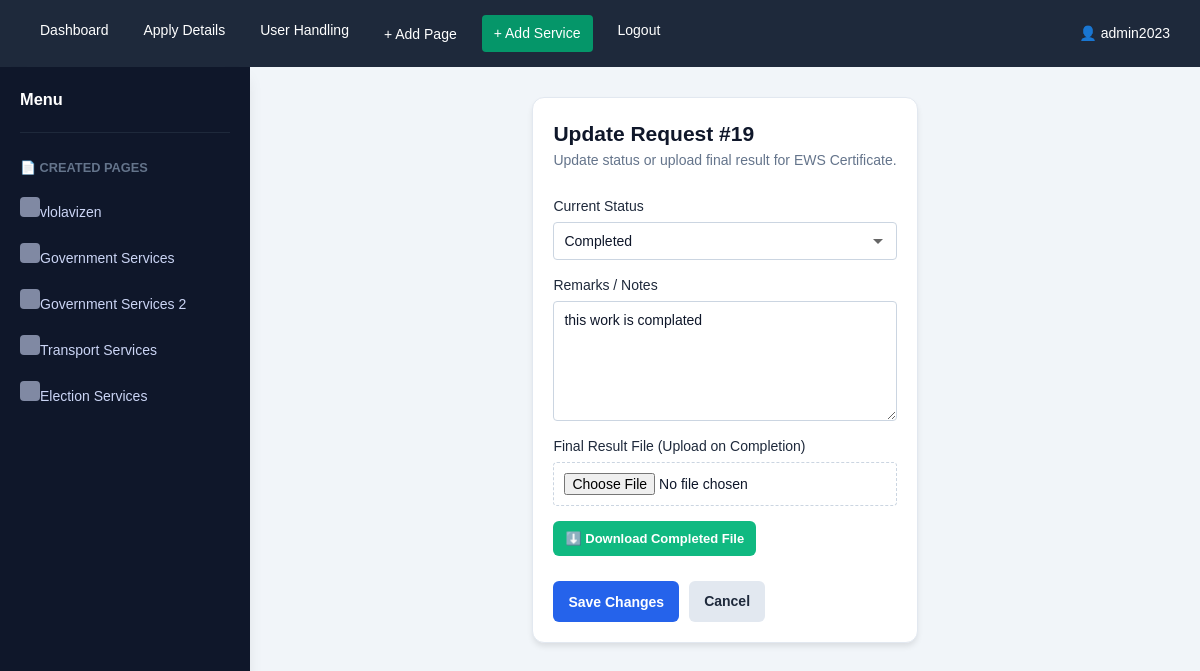
The page /adminsite/update-status/19/ (signed in) on the database its author committed.
### services/models.py (models this page shows, shortened)
class User(AbstractUser):
    ROLE_CHOICES = [
        ('ADMIN', 'Admin'),
        ('AGENT1', 'Agent1'),
        ('AGENT2', 'Agent2'),
        ('USER', 'User'),
    ]
    role = models.CharField(max_length=10, choices=ROLE_CHOICES, default='USER')
    mobile = models.CharField(max_length=15, blank=True, null=True)

class Page(models.Model):
    title = models.CharField(max_length=100)
    description = models.TextField()
    created_at = models.DateTimeField(auto_now_add=True)

class ServiceRequest(models.Model):
    STATUS_CHOICES = [
        ('Pending', 'Pending'),
        ('Under Review', 'Under Review'),
        ('In Progress', 'In Progress'),
        ('Approved', 'Approved'),
        ('Rejected', 'Rejected'),
        ('Completed', 'Completed'),
    ]
    user = models.ForeignKey(User, on_delete=models.CASCADE)
    service = models.ForeignKey(Service, on_delete=models.CASCADE)
    full_name = models.CharField(max_length=100, blank=True)
    dob = models.DateField(null=True, blank=True)
    email = models.EmailField(blank=True)
    address = models.TextField(blank=True)
    mobile = models.CharField(max_length=15, blank=True)
    aadhaar_number = models.CharField(max_length=12, blank=True)
    photo = models.FileField(upload_to='requests/photos/', null=True, blank=True)
    aadhaar_card = models.FileField(upload_to='requests/aadhaar/', null=True, blank=True)
    pan_card = models.FileField(upload_to='requests/pan/', null=True, blank=True)
    signature = models.FileField(upload_to='requests/signatures/', null=True, blank=True)
    address_proof = models.FileField(upload_to='requests/address_proof/', null=True, blank=True)
    dynamic_documents = models.JSONField(default=dict, blank=True)
    description = models.TextField(blank=True)
    completed_file = models.FileField(upload_to='requests/completed/', null=True, blank=True)
    status = models.CharField(max_length=20, choices=STATUS_CHOICES, default='Pending')
    assigned_to = models.ForeignKey(User, on_delete=models.SET_NULL, null=True, blank=True, related_name='assigned_requests')
    created_at = models.DateTimeField(auto_now_add=True)
    remarks = models.TextField(blank=True)

class Service(models.Model):
    name = models.CharField(max_length=100)
    description = models.TextField()
    charges = models.DecimalField(max_digits=10, decimal_places=2, default=0.00, help_text="Service charges amount")
    documents_required = models.TextField(blank=True, help_text="List of required documents")
    tutorial_link = models.URLField(blank=True, help_text="YouTube or tutorial video link")
    apply_link = models.URLField(blank=True, help_text="Link to apply for this service")
    page = models.ForeignKey('Page', on_delete=models.SET_NULL, null=True, blank=True, related_name='services', help_text="Assign to a specific page")
    created_at = models.DateTimeField(auto_now_add=True)

### services/views.py (the view, shortened to what this page needs)
# urls.py: path('adminsite/update-status/<int:request_id>/', views.update_request_status, name='update_request_status'),
@login_required
@role_required(['ADMIN', 'AGENT1'])
def update_request_status(request, request_id):
    service_request = get_object_or_404(ServiceRequest, id=request_id)
    pages = Page.objects.all()
    return render(request, 'admin-site/update_request.html', {
        'req': service_request,
        'pages': pages
    })

### services/context_processors.py (called while the page is built)
def admin_pages(request):
    if request.path.startswith('/adminsite/'):
        return {'pages': Page.objects.all()}
    return {'pages': []}

### services/views.py (called while the page is built, shortened)
def role_required(allowed_roles):
    def decorator(view_func):
        @wraps(view_func)
        def _wrapped_view(request, *args, **kwargs):
            if not request.user.is_authenticated:
                return redirect(reverse('login') + '?next=' + request.path)
            is_permitted = request.user.role in allowed_roles
            if 'ADMIN' in allowed_roles and (request.user.is_staff or request.user.is_superuser):
                is_permitted = True
            return view_func(request, *args, **kwargs)
        return _wrapped_view
    return decorator

### services/templates/admin-site/update_request.html (shortened to what this page needs)
{% extends 'admin-site/admin_base.html' %}
{% block content %}
<div class="card responsive-card" style="max-width: 600px; margin: 0 auto;">
    <h2>Update Request #{{ req.id }}</h2>
    <p style="color: #64748b; margin-bottom: 25px;">Update status or upload final result for {{ req.service.name }}.</p>
    <form method="post" enctype="multipart/form-data">
        <div class="form-group">
            <label>Current Status</label>
            <select name="status" style="width: 100%; padding: 10px; border: 1px solid #cbd5e1; border-radius: 4px;">
                <option value="Completed" {% if req.status == 'Completed' %}selected{% endif %}>Completed</option>
            </select>
        </div>
        <div class="form-group">
            <label>Remarks / Notes</label>
            <textarea name="remarks" rows="4" placeholder="Enter processing notes..." style="width: 100%;">{{ req.remarks }}</textarea>
        </div>
        <div class="form-group">
            <label>Final Result File (Upload on Completion)</label>
            <input type="file" name="completed_file" style="padding: 10px; border: 1px dashed #cbd5e1; width: 100%;">
            {% if req.completed_file %}
                <div style="margin-top: 10px; font-size: 13px;">
                    <a href="{{ req.completed_file.url }}" download class="btn btn-small" style="background: #10b981; text-decoration: none; margin-top: 5px;">
                        ⬇️ Download Completed File
                    </a>
                </div>
            {% endif %}
        </div>
        <div style="display: flex; gap: 10px; margin-top: 25px;">
            <button type="submit" class="btn">Save Changes</button>
            <a href="{% url 'apply_details' %}" class="btn btn-cancel" style="text-decoration: none; text-align: center;">Cancel</a>
        </div>
    </form>
</div>
{% endblock %}

### services/templates/admin-site/admin_base.html (shortened to what this page needs)
{% load static %}
<!DOCTYPE html>
<html lang="en">
<head>
    <link rel="stylesheet" href="{% static 'services/css/style.css' %}">
</head>
<body>
<div class="top-navbar">
    <div class="nav-links">
        <a href="{% url 'admin_dashboard' %}">Dashboard</a>
        <a href="{% url 'apply_details' %}">Apply Details</a>
        <a href="{% url 'user_details' %}">User Handling</a>
        <button onclick="document.getElementById('addPageModal').classList.add('show')">+ Add Page</button>
        <a href="{% url 'add_service' %}"  style="background: #059669; padding: 8px 12px; border: none; color: white; border-radius: 4px; cursor: pointer;">+ Add Service</a>
        <a href="{% url 'admin_login' %}">Logout</a>
    </div>
    <div style="white-space: nowrap;">
        👤 {{ user.username }}
    </div>
</div>
<div class="dashboard-container">
    <aside class="sidebar">
        <h3>Menu</h3>
        <div class="sidebar-menu" style="margin-top: 20px; border-top: 1px solid #1e293b; padding-top: 10px;">
            <h4>📄 Created Pages</h4>
            {% if pages %}
                {% for p in pages %}
                    <a href="{% url 'view_custom_page' p.id %}">{{ p.title }}</a>
                {% endfor %}
            {% else %}
                <p style="color: #64748b; font-size: 13px; margin: 5px 0;">No pages created yet</p>
            {% endif %}
        </div>
    </aside>
    <div class="main-content">
        {% block content %}{% endblock %}
    </div>
</div>
</body>
</html>

### services/static/services/css/style.css (style rules this page uses)
:root { --primary: #2563eb; --primary-hover: #1d4ed8; --secondary: #64748b; --success: #10b981; --warning: #f59e0b; --danger: #ef4444; --info: #3b82f6; --background: #f8fafc; --card-bg: #ffffff; --dark-bg: #0f172a; --dark-card: #1e293b; --text-main: #0f172a; --text-muted: #64748b; --border: #e2e8f0; --shadow: 0 4px 6px -1px rgb(0 0 0 / 0.1); --shadow-lg: 0 10px 15px -3px rgb(0 0 0 / 0.1); }
* { margin: 0; padding: 0; box-sizing: border-box; }
html, body { height: 100%; }
body { background-color: var(--background); color: var(--text-main); font-family: 'Inter', system-ui, -apple-system, sans-serif; line-height: 1.5; font-size: 14px; }
.dashboard-container { display: flex; min-height: 100vh; background-color: var(--background); }
.sidebar { width: 260px; background: linear-gradient(135deg, #1e293b 0%, #0f172a 100%); color: white; padding: 20px; overflow-y: auto; box-shadow: var(--shadow-lg); transition: all 0.3s ease; position: sticky; top: 0; }
.main-content { flex: 1; overflow-y: auto; display: flex; flex-direction: column; }
.sidebar-menu { list-style: none; }
.sidebar-menu a { display: flex; align-items: center; gap: 12px; padding: 12px 16px; color: rgba(255, 255, 255, 0.8); text-decoration: none; border-radius: 8px; transition: all 0.3s ease; font-weight: 500; }
.sidebar-menu a::before { content: ''; display: inline-block; width: 20px; height: 20px; background: currentColor; border-radius: 4px; opacity: 0.6; }
.card { background: white; border: 1px solid var(--border); border-radius: 12px; padding: 20px; box-shadow: var(--shadow); transition: all 0.3s ease; animation: slideIn 0.4s ease-out; }
.form-group { margin-bottom: 20px; display: flex; flex-direction: column; }
label { font-weight: 600; margin-bottom: 8px; color: var(--text-main); font-size: 14px; }
input[type="text"], input[type="email"], input[type="password"], input[type="number"], input[type="date"], input[type="time"], textarea, select { padding: 12px 14px; border: 1px solid var(--border); border-radius: 8px; font-size: 14px; font-family: inherit; background: white; color: var(--text-main); transition: all 0.3s ease; }
textarea { resize: vertical; min-height: 120px; font-family: 'Courier New', monospace; }
select { cursor: pointer; appearance: none; background-repeat: no-repeat; background-position: right 12px center; padding-right: 32px; }
button, .btn { padding: 10px 20px; border: none; border-radius: 8px; font-size: 14px; font-weight: 600; cursor: pointer; transition: all 0.3s ease; display: inline-flex; align-items: center; justify-content: center; gap: 8px; text-decoration: none; }

### services/templates/admin-site/admin_base.html (style rules this page uses)
body { margin: 0; font-family: Arial; }
.top-navbar { display: flex; justify-content: space-between; align-items: center; background: #1e293b; padding: 15px 30px; color: white; flex-wrap: wrap; gap: 10px; }
.nav-links { display: flex; gap: 15px; flex-wrap: wrap; }
.nav-links a, .nav-links button { color: white; text-decoration: none; font-weight: 500; cursor: pointer; background: none; border: none; padding: 5px 10px; border-radius: 4px; transition: background 0.3s; }
.dashboard-container { display: flex; }
.sidebar { width: 250px; background: #0f172a; color: white; min-height: 100vh; padding: 20px; overflow-y: auto; }
.sidebar-menu { margin-bottom: 20px; }
.sidebar-menu h4 { margin: 15px 0 10px 0; color: #64748b; font-size: 0.8rem; text-transform: uppercase; }
.sidebar-menu a, .sidebar-menu button { display: block; color: #cbd5f5; padding: 10px 0; text-decoration: none; border: none; background: none; cursor: pointer; font-size: 14px; transition: color 0.3s; }
.main-content { flex: 1; padding: 30px; background: #f1f5f9; }
.btn { background: #2563eb; color: white; padding: 10px 15px; border: none; border-radius: 6px; cursor: pointer; transition: background 0.3s; }
.btn-small { padding: 8px 12px; font-size: 13px; }
.form-group { margin-bottom: 15px; }
.form-group label { display: block; margin-bottom: 5px; color: #1e293b; font-weight: 500; font-size: 14px; }
.form-group input, .form-group textarea { width: 100%; padding: 10px; border: 1px solid #cbd5e1; border-radius: 4px; font-family: Arial; font-size: 14px; box-sizing: border-box; }
.btn-cancel { background: #e2e8f0; color: #1e293b; }

### rows shown on the page
User: username "admin2023"
Page: title "vlolavizen"
Page: title "Government Services"
Page: title "Government Services 2"
Page: title "Transport Services"
Page: title "Election Services"
ServiceRequest: id "19", service.name "EWS Certificate", status "Completed", remarks "this work is complated"
